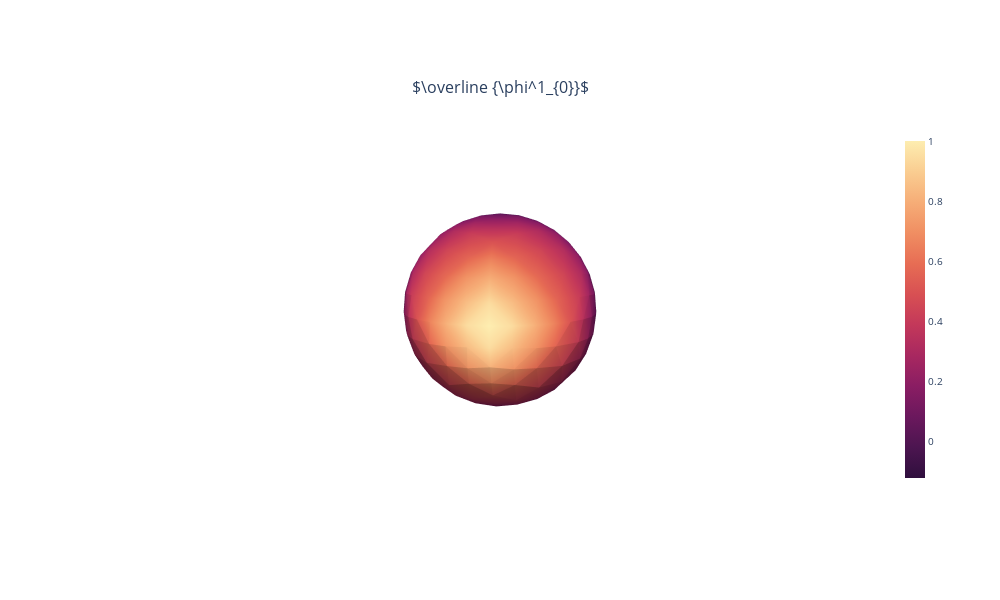

Notebook code for this chart:
### Code cell
j = 1
k = 0
weights3D(format.meshes[-1],format.phi2s[j-1][k],f'$\overline {{\phi^{j}_{{{k}}}}}$')

### Figure 1 — Plotly figure (JSON) as saved in the notebook; plotly's stock layout.template omitted (floating-point values rounded to 4 significant figures; data arrays with more than 128 entries replaced by an {"elided": "..."} marker saying what was removed)
{"data": [{"colorbar": {"len": 0.85, "thickness": 20, "x": 0.97, "y": 0.5}, "colorscale": [[0, "rgb(47, 15, 61)"], [0.09091, "rgb(76, 21, 80)"], [0.1818, "rgb(107, 24, 93)"], [0.2727, "rgb(138, 29, 99)"], [0.3636, "rgb(168, 40, 96)"], [0.4545, "rgb(195, 56, 90)"], [0.5455, "rgb(216, 80, 83)"], [0.6364, "rgb(231, 109, 84)"], [0.7273, "rgb(240, 142, 98)"], [0.8182, "rgb(246, 173, 119)"], [0.9091, "rgb(250, 205, 145)"], [1, "rgb(253, 237, 176)"]], "flatshading": true, "i": {"elided": "512 int values"}, "intensity": {"elided": "258 float values"}, "intensitymode": "vertex", "j": {"elided": "512 int values"}, "k": {"elided": "512 int values"}, "lighting": {"ambient": 0.5, "diffuse": 1, "facenormalsepsilon": 0, "fresnel": 4, "roughness": 0.05, "specular": 0.5}, "lightposition": {"x": 100, "y": 100, "z": 10000}, "scene": "scene", "text": {"elided": "258 float values"}, "type": "mesh3d", "x": {"elided": "258 float values"}, "y": {"elided": "258 float values"}, "z": {"elided": "258 float values"}}], "layout": {"annotations": [{"font": {"size": 16}, "showarrow": false, "text": "$\\overline {\\phi^1_{0}}$", "x": 0.5, "xanchor": "center", "xref": "paper", "y": 1, "yanchor": "bottom", "yref": "paper"}], "font": {"size": 10}, "height": 600, "scene": {"aspectmode": "auto", "aspectratio": {"x": 1, "y": 1, "z": 1}, "camera": {"center": {"x": 0, "y": 0, "z": 0}, "eye": {"x": 2.476, "y": 0.2337, "z": 0.3483}, "projection": {"type": "perspective"}, "up": {"x": 0, "y": 0, "z": 1}}, "domain": {"x": [0, 1], "y": [0, 1]}, "xaxis": {"type": "linear", "visible": false}, "yaxis": {"type": "linear", "visible": false}, "zaxis": {"type": "linear", "visible": false}}, "width": 1000}}
